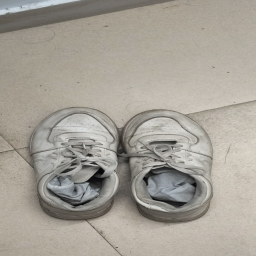
#> input picture captured/images_256/photo1.png, 256 x 256 px; its folder holds only this picture in this run
$ python draw_mask.py
#> lines starting #> are read from the running program, lines starting #| are printed output that depends on the picture; after the words box and inside, x2 and y2 are one past the last pixel; in counts of white or black regions, pixels touching at a corner belong together
#> in main, img is the input picture: shape (256, 256, 3); mean B, G, R 150.7, 160.1, 165.1
"""
Interactive mask-drawing tool for the captured photos.

Loads each 256x256 photo from captured/images_256, lets you paint the object
in white with the mouse, and saves a binary mask (255 = object, 0 = background)
to captured/masks_256 under the same filename.

Controls:
  Left mouse (drag)   paint object (white)
  Right mouse (drag)  erase (back to background / black)
  [ / ]               decrease / increase brush size
  c                   clear current mask
  u                   undo last stroke
  s                   save mask and move to next image
  n                   skip to next image without saving
  p                   go back to previous image
  q / Esc             quit

Usage:
  python draw_mask.py --images_dir captured/images_256 --masks_dir captured/masks_256
"""
import os
import argparse

import cv2
import numpy as np


class MaskDrawer:
    def __init__(self, img_bgr, brush_size=8):
        self.img = img_bgr
        self.mask = np.zeros(img_bgr.shape[:2], dtype=np.uint8)
        self.history = []
        self.brush_size = brush_size
        self.drawing = False
        self.erasing = False
        self.last_pt = None

    def load_existing(self, mask_path):
#> called with mask_path = 'captured/masks_256/photo1.png'
        if os.path.exists(mask_path):
            m = cv2.imread(mask_path, cv2.IMREAD_GRAYSCALE)
#> m: shape (256, 256); min 4, max 221, mean 160
            if m is not None and m.shape == self.mask.shape:
                self.mask = (m >= 128).astype(np.uint8) * 255
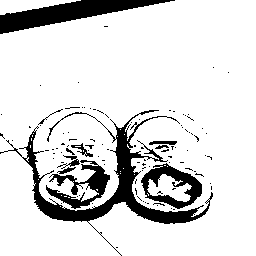
#> self.mask: shape (256, 256); 85.7% white; 103 black regions (92 under 20 px), largest, box (x1, y1, x2, y2) and area: (0, 110, 213, 256) 4011, (0, 0, 175, 34) 2384, (141, 163, 202, 209) 1151

    def push_history(self):
        self.history.append(self.mask.copy())
        if len(self.history) > 20:
            self.history.pop(0)

    def undo(self):
        if self.history:
            self.mask = self.history.pop()

    def paint(self, x, y, erase):
        color = 0 if erase else 255
        if self.last_pt is not None:
            cv2.line(self.mask, self.last_pt, (x, y), color, thickness=self.brush_size * 2)
        cv2.circle(self.mask, (x, y), self.brush_size, color, -1)
        self.last_pt = (x, y)

    def render(self):
        overlay = self.img.copy()
        colored = np.zeros_like(self.img)
        colored[:, :, 2] = self.mask  # red tint over the masked (object) region
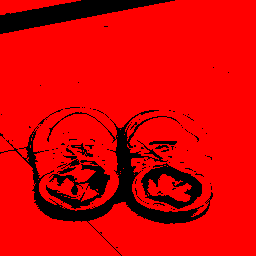
#> colored: shape (256, 256, 3); mean of channels 0, 1, 2 0, 0, 218.5; drawn as B, G, R
        blended = cv2.addWeighted(overlay, 0.65, colored, 0.35, 0)
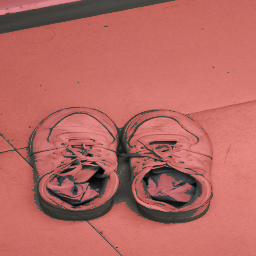
#> blended: shape (256, 256, 3); mean B, G, R 98, 104, 183.8
        cv2.putText(blended, f"brush:{self.brush_size}", (6, 16),
                    cv2.FONT_HERSHEY_SIMPLEX, 0.5, (255, 255, 255), 1, cv2.LINE_AA)
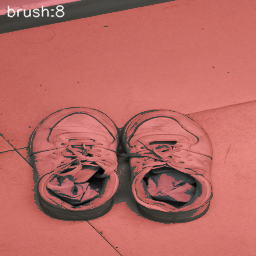
#> blended: shape (256, 256, 3); 0.65% of pixels changed, all inside (x1, y1, x2, y2) = (7, 4, 65, 18)
        return blended


def mouse_callback(event, x, y, flags, param):
    drawer = param
    if event == cv2.EVENT_LBUTTONDOWN:
        drawer.push_history()
        drawer.drawing = True
        drawer.last_pt = None
        drawer.paint(x, y, erase=False)
    elif event == cv2.EVENT_RBUTTONDOWN:
        drawer.push_history()
        drawer.erasing = True
        drawer.last_pt = None
        drawer.paint(x, y, erase=True)
    elif event == cv2.EVENT_MOUSEMOVE:
        if drawer.drawing:
            drawer.paint(x, y, erase=False)
        elif drawer.erasing:
            drawer.paint(x, y, erase=True)
    elif event == cv2.EVENT_LBUTTONUP:
        drawer.drawing = False
        drawer.last_pt = None
    elif event == cv2.EVENT_RBUTTONUP:
        drawer.erasing = False
        drawer.last_pt = None


def main():
    ap = argparse.ArgumentParser()
    ap.add_argument("--images_dir", default="captured/images_256")
    ap.add_argument("--masks_dir", default="captured/masks_256")
    ap.add_argument("--brush_size", type=int, default=8)
    args = ap.parse_args()

    os.makedirs(args.masks_dir, exist_ok=True)
    files = sorted(f for f in os.listdir(args.images_dir)
                    if f.lower().endswith((".png", ".jpg", ".jpeg")))
    if not files:
        raise RuntimeError(f"No images found in {args.images_dir}")

    win = "draw_mask  [LMB=paint RMB=erase  [ ]=brush  c=clear u=undo  s=save+next n=skip p=prev  q=quit]"
    cv2.namedWindow(win)

    idx = 0
    while 0 <= idx < len(files):
        fname = files[idx]
        name, _ = os.path.splitext(fname)
        img = cv2.imread(os.path.join(args.images_dir, fname), cv2.IMREAD_COLOR)
        if img.shape[:2] != (256, 256):
            img = cv2.resize(img, (256, 256), interpolation=cv2.INTER_AREA)

        drawer = MaskDrawer(img, brush_size=args.brush_size)
        mask_path = os.path.join(args.masks_dir, name + ".png")
        drawer.load_existing(mask_path)

        cv2.setMouseCallback(win, mouse_callback, drawer)

        action = None
        while True:
            cv2.imshow(win, drawer.render())
            key = cv2.waitKey(20) & 0xFF
#> (key q is pressed here)

            if key == ord("["):
                drawer.brush_size = max(1, drawer.brush_size - 1)
            elif key == ord("]"):
                drawer.brush_size += 1
            elif key == ord("c"):
                drawer.push_history()
                drawer.mask[:] = 0
            elif key == ord("u"):
                drawer.undo()
            elif key == ord("s"):
                cv2.imwrite(mask_path, drawer.mask)
                print(f"saved {mask_path}  ({idx + 1}/{len(files)})")
                action = "next"
                break
            elif key == ord("n"):
                action = "next"
                break
            elif key == ord("p"):
                action = "prev"
                break
            elif key in (ord("q"), 27):
                action = "quit"
                break

        if action == "quit":
            break
        elif action == "prev":
            idx = max(0, idx - 1)
        else:
            idx += 1

    cv2.destroyAllWindows()
    print("Done.")


if __name__ == "__main__":
    main()

$ run again, on captured/images_256/photo7.png
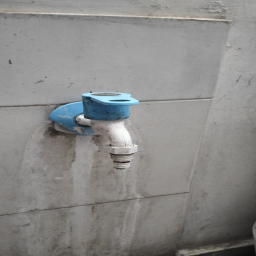
#> input picture captured/images_256/photo7.png, 256 x 256 px
#> in main, img is the input picture: shape (256, 256, 3); mean B, G, R 136.1, 137.6, 138
#> in load_existing, `self.mask = (m >= 128).astype(np.uint8) * 255`:
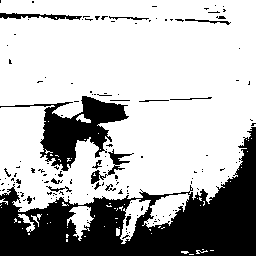
#> self.mask: shape (256, 256); 71.5% white; 145 black regions (127 under 20 px), largest, box (x1, y1, x2, y2) and area: (0, 127, 256, 256) 13738, (0, 96, 129, 171) 3257, (91, 149, 134, 184) 313
#> in render, `cv2.putText(blended, f"brush:{self.brush_size}", (6, 16), cv2.FONT_HER..`:
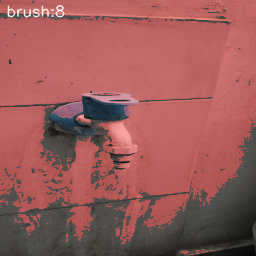
#> blended: shape (256, 256, 3); mean B, G, R 88.9, 89.9, 153.8

$ run again, on captured/images_256/photo8.png
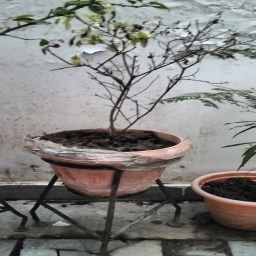
#> input picture captured/images_256/photo8.png, 256 x 256 px
#> in main, img is the input picture: shape (256, 256, 3); mean B, G, R 127.1, 129.4, 130.8
#> in load_existing, `self.mask = (m >= 128).astype(np.uint8) * 255`:
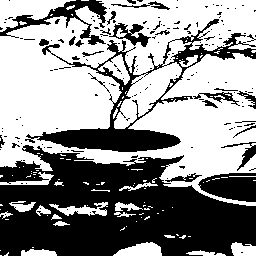
#> self.mask: shape (256, 256); 56.7% white; 164 black regions (137 under 20 px), largest, box (x1, y1, x2, y2) and area: (0, 145, 256, 256) 18676, (25, 19, 256, 152) 4997, (198, 173, 256, 202) 1254
#> in render, `cv2.putText(blended, f"brush:{self.brush_size}", (6, 16), cv2.FONT_HER..`:
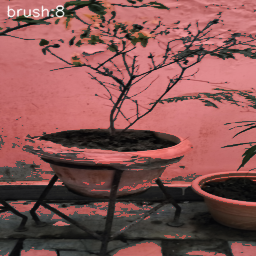
#> blended: shape (256, 256, 3); mean B, G, R 83.1, 84.5, 135.9
